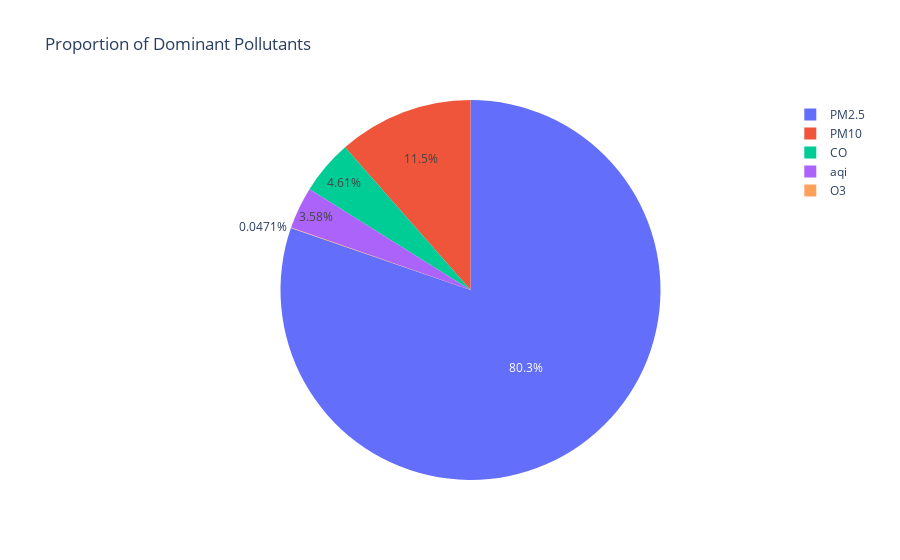

Here is the notebook cell this chart was saved with:
### Markdown cell above
## Chất ô nhiễm chủ đạo

### Code cell
# Tính toán tần suất cho mỗi giá trị trong cột "Dominant pollutant"
pollutant_counts = df['Dominent pollutant'].value_counts()
pollutant_counts.name = "count"

# Vẽ biểu đồ tròn bằng plotly
fig = px.pie(pollutant_counts, values='count', names=pollutant_counts.index,
             title="Proportion of Dominant Pollutants")
fig.show()

### Figure 1 — Plotly figure (JSON) as saved in the notebook; plotly's stock layout.template omitted (floating-point values rounded to 4 significant figures)
{"data": [{"domain": {"x": [0, 1], "y": [0, 1]}, "hovertemplate": "index=%{label}<br>count=%{value}<extra></extra>", "labels": ["PM2.5", "PM10", "CO", "aqi", "O3"], "legendgroup": "", "name": "", "showlegend": true, "type": "pie", "values": [1706, 244, 98, 76, 1]}], "layout": {"legend": {"tracegroupgap": 0}, "title": {"text": "Proportion of Dominant Pollutants"}}}
